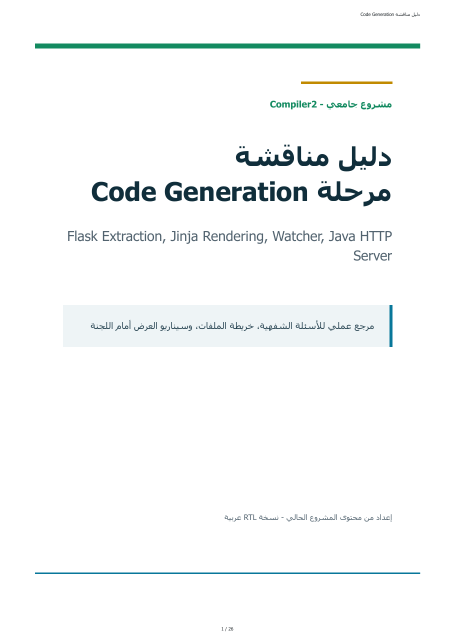
#> input picture tmp/pdfs/guide-v3-page-01.png, 909 x 1287 px (shown at 1/2 size); its folder holds only this picture in this run
$ python make_contact_sheet.py
#> lines starting #> are read from the running program, lines starting #| are printed output that depends on the picture
from pathlib import Path

from PIL import Image, ImageDraw


root = Path(__file__).parent
paths = sorted(root.glob("guide-v3-page-*.png"))
thumb_width = 250
label_height = 24
columns = 5

with Image.open(paths[0]) as first:
#> first is the input picture: PIL image 909x1287 RGB; mean R, G, B 247.6, 249.5, 249.5
    thumb_height = round(first.height * thumb_width / first.width)
#> thumb_height = 354

rows = (len(paths) + columns - 1) // columns
sheet = Image.new(
    "RGB",
    (columns * thumb_width, rows * (thumb_height + label_height)),
    "white",
)
#> sheet: PIL image 1250x378 RGB; every value is 255
draw = ImageDraw.Draw(sheet)

for index, image_path in enumerate(paths):
    with Image.open(image_path) as source:
        thumbnail = source.convert("RGB").resize(
            (thumb_width, thumb_height),
            Image.Resampling.LANCZOS,
        )
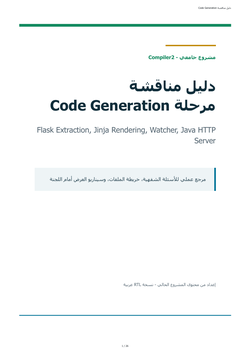
#> thumbnail: PIL image 250x354 RGB; mean R, G, B 247.4, 249.3, 249.3
    x = (index % columns) * thumb_width
    y = (index // columns) * (thumb_height + label_height)
#> y = 0
    sheet.paste(thumbnail, (x, y))
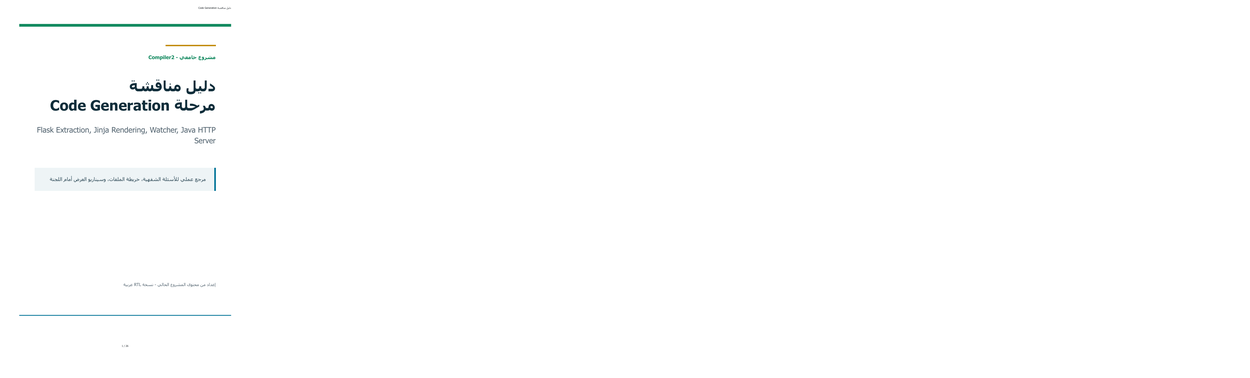
#> sheet: PIL image 1250x378 RGB; mean R, G, B 253.6, 253.9, 253.9
    draw.rectangle(
        (x, y + thumb_height, x + thumb_width, y + thumb_height + label_height),
        fill="#e7eef1",
    )
    draw.text((x + 8, y + thumb_height + 5), str(index + 1), fill="#263740")

sheet.save(root / "guide-v3-contact-sheet.png")

$ run again, on tmp/pdfs/guide-v3-page-05.png
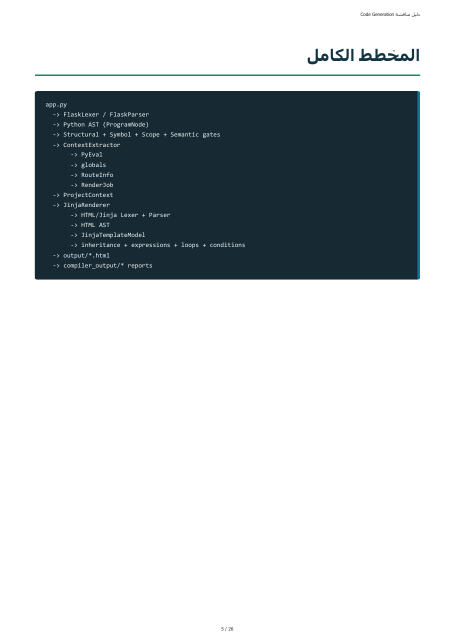
#> input picture tmp/pdfs/guide-v3-page-05.png, 909 x 1287 px (shown at 1/2 size)
#> first is the input picture: PIL image 909x1287 RGB; mean R, G, B 197.3, 202.4, 204.8
#> `thumbnail = source.convert("RGB").resize( (thumb_width, thumb_height),..`:
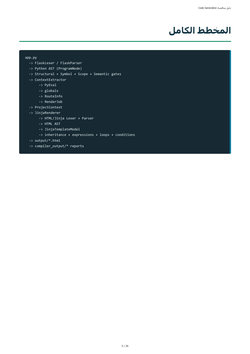
#> thumbnail: PIL image 250x354 RGB; mean R, G, B 197.2, 202.3, 204.8
#> `sheet.paste(thumbnail, (x, y))`:
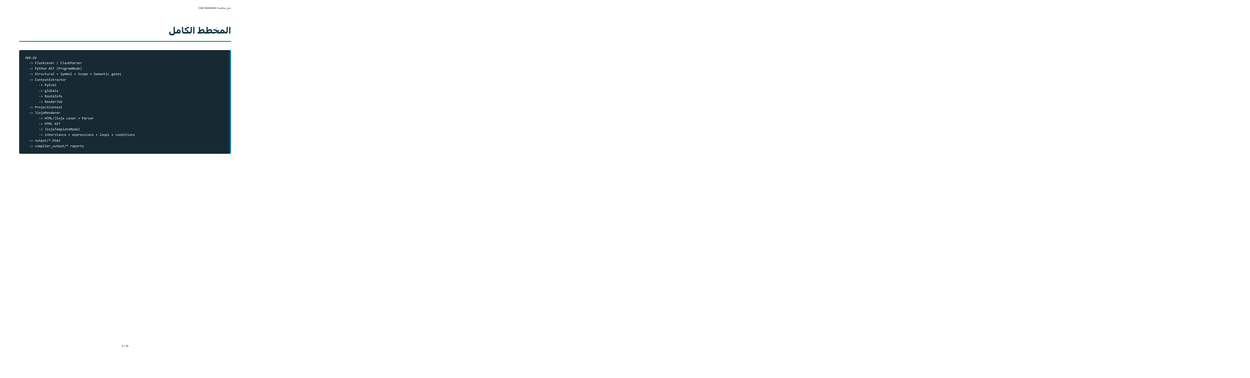
#> sheet: PIL image 1250x378 RGB; mean R, G, B 244.2, 245.1, 245.6

$ run again, on tmp/pdfs/guide-v3-page-06.png
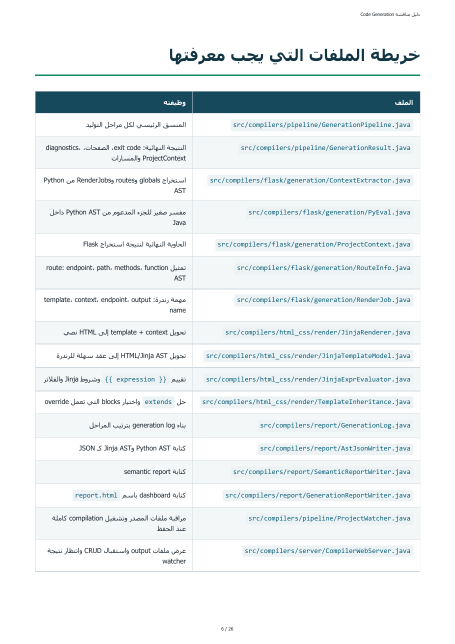
#> input picture tmp/pdfs/guide-v3-page-06.png, 909 x 1287 px (shown at 1/2 size)
#> first is the input picture: PIL image 909x1287 RGB; mean R, G, B 236.2, 240.8, 242.3
#> `thumbnail = source.convert("RGB").resize( (thumb_width, thumb_height),..`:
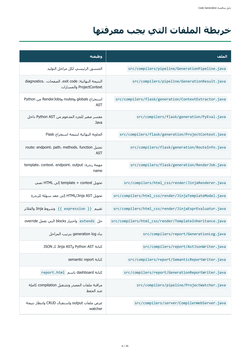
#> thumbnail: PIL image 250x354 RGB; mean R, G, B 235.9, 240.5, 242.1
#> `sheet.paste(thumbnail, (x, y))`:
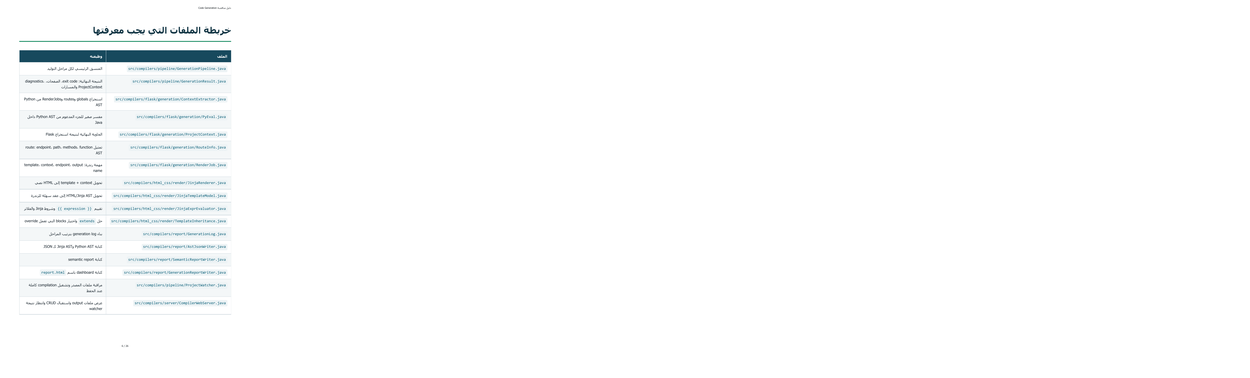
#> sheet: PIL image 1250x378 RGB; mean R, G, B 251.4, 252.3, 252.6

$ run again, on tmp/pdfs/guide-v3-page-02.png
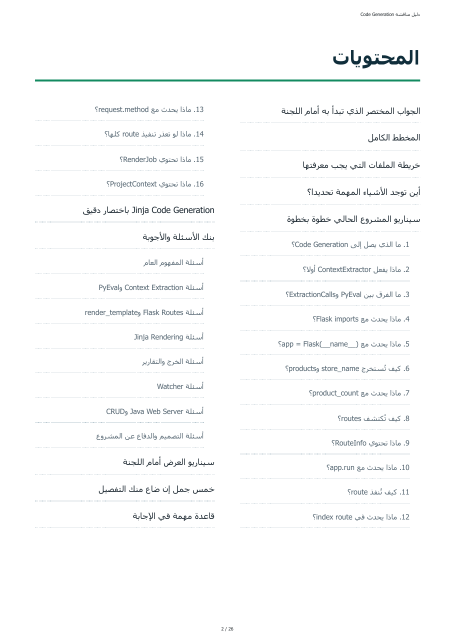
#> input picture tmp/pdfs/guide-v3-page-02.png, 909 x 1287 px (shown at 1/2 size)
#> first is the input picture: PIL image 909x1287 RGB; mean R, G, B 250.4, 251.1, 251.2
#> `thumbnail = source.convert("RGB").resize( (thumb_width, thumb_height),..`:
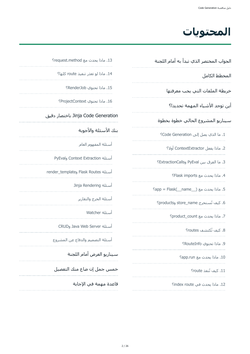
#> thumbnail: PIL image 250x354 RGB; mean R, G, B 250, 250.8, 250.9
#> `sheet.paste(thumbnail, (x, y))`:
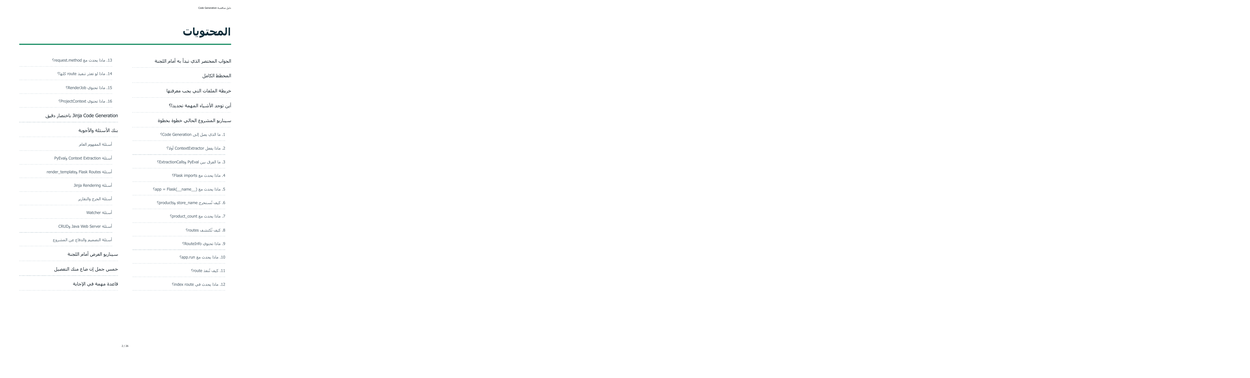
#> sheet: PIL image 1250x378 RGB; mean R, G, B 254.1, 254.2, 254.2
